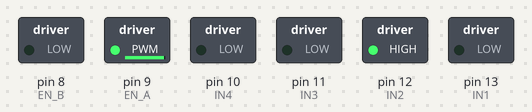
Bench run of a sketch on a simulated Arduino Uno, built with avr-gcc and run on an emulated ATmega328P. On the bench: switched loads named in the sketch (green lamp = pin HIGH). What the sketch prints to the serial monitor is not drawn.

Above: at 0.1 s.
Timing chart, 0 to 1.6 s (numbered marks = the images above):
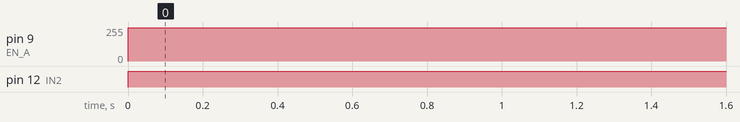

The sketch:

wheelmotors.ino
```cpp
int left_move;
int right_move;

//Motor Pins
int EN_A = 9; //Enable pin for first motor
int IN1 = 13; //control pin for first motor
int IN2 = 12; //control pin for first motor
int IN3 = 11; //control pin for second motor
int IN4 = 10; //control pin for second motor
int EN_B = 8; //Enable pin for second motor
//Initializing variables to store data
int motor_speed;
int motor_speed1;

void setup ( ) {
  Serial.begin (9600); //Starting the serial communication at 9600 baud rate
  //Initializing the motor pins as output
  pinMode(EN_A, OUTPUT);
  pinMode(IN1, OUTPUT);
  pinMode(IN2, OUTPUT);
  pinMode(IN3, OUTPUT);
  pinMode(IN4, OUTPUT);
  pinMode(EN_B, OUTPUT);

}

void loop () {
  left_move = 10 ; //Reading the horizontal movement value
  right_move = 0 ; //Reading the vertical movement value

  if (left_move > 0){ //Rotating the left motor in clockwise direction
    Serial.print("left turning");
    motor_speed = map(left_move, 400, 0, 0, 255); //Mapping the values to 0-255 to move the motor
    digitalWrite(IN1, LOW);
    digitalWrite(IN2, HIGH);
    analogWrite(EN_A, motor_speed);
  }

  else { //Motors will not move when the joystick will be at center
    digitalWrite(IN1, LOW);
    digitalWrite(IN2, LOW);
  }

  // else if (left_move > 600){ //Rotating the left motor in anticlockwise direction
  //   motor_speed = map(left_move, 600, 1023, 0, 255);
  //   digitalWrite(IN1, HIGH);
  //   digitalWrite(IN2, LOW);
  //   analogWrite(EN_A, motor_speed);
  // }

  if (right_move > 0){ //Rotating the right motor in clockwise direction
    motor_speed1 = map(right_move, 400, 0, 0, 255);
    digitalWrite(IN3, LOW);
    digitalWrite(IN4, HIGH);
    analogWrite(EN_B, motor_speed1);
  }

  else {//right_move>400 && right_move <600){
    digitalWrite(IN3, LOW);
    digitalWrite(IN4, LOW);
  }

  // else if (right_move > 600){ //Rotating the right motor in anticlockwise direction
  //   motor_speed1 = map(right_move, 600, 1023, 0, 255);
  //   digitalWrite(IN3, HIGH);
  //   digitalWrite(IN4, LOW);
  //   analogWrite(EN_B, motor_speed1);
  // }
}
```

Measured:
- by itself, pin 9 (EN_A): 0/255 → 248/255 at 0.00 s
- by itself, pin 12 (IN2): LOW → HIGH at 0.00 s
